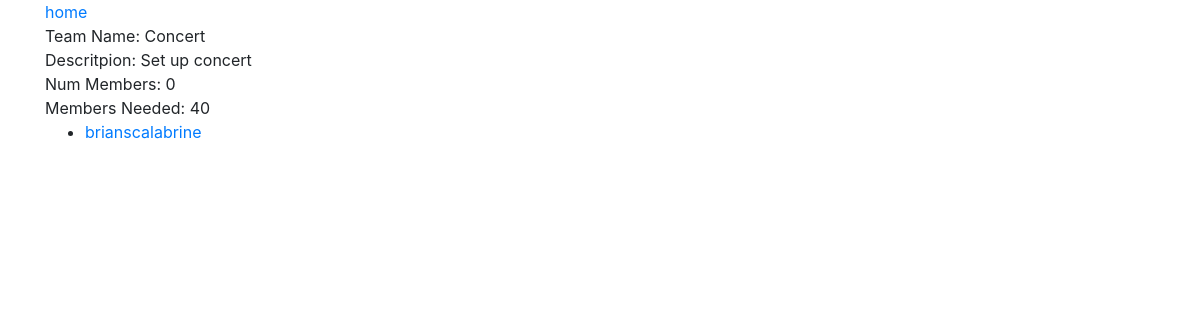
Screenshot of /app/teams/13 with the database file from the repository.
### teamApp/models.py (models this page shows, shortened)
class Team(models.Model):
    project_name = models.CharField(max_length=64, default="Untitled")
    num_members = models.IntegerField(default=0)
    members_needed = models.IntegerField(default=0)
    project_description = models.TextField(max_length=1000)
    members = models.ManyToManyField(User)

### teamApp/views.py (the view, shortened to what this page needs)
# urls.py: path('teams/<int:team_id>', views.TeamView.as_view(), name='team profile'),
class TeamView(View):
    def get(self, request, team_id):
        team = get_object_or_404(Team, pk=team_id)
        members = User.objects.filter(team=team)
        tags = team.teamtag_set.all()
        context = {
            'team':team,
            'members': members,
            'tags':tags
        }
        if request.user in members:
            context["isMember"] = True
        else:
            context["isMember"] = False
        return render(request, 'teamApp/team.html', context)

### teamApp/templates/teamApp/team.html (shortened to what this page needs)
<!DOCTYPE html>
<html>
  <head>
    <link rel="stylesheet" href="https://maxcdn.bootstrapcdn.com/bootstrap/4.4.1/css/bootstrap.min.css" />
  </head>
  <body class=container>
    <a href="{% url 'index' %}"> home </a>
    <div>
      Team Name: {{team.project_name}}
    </div>
    <div>
      Descritpion: {{team.project_description}}
    </div>
    <div>
      Num Members: {{team.num_members}}
    </div>
    <div>
      Members Needed: {{team.members_needed}}
    </div>
    <ul>
      {% for member in members %}
      <li><a href="{% url  'profile' member.username %}">{{member.username}}</a></li>
      {% endfor %}
    </ul>
  </body>
</html>

### rows the page displays
Team: project_name "Concert", project_description "Set up concert", num_members "0", members_needed "40"

### other values shown
{{ member.username }} "brianscalabrine"
